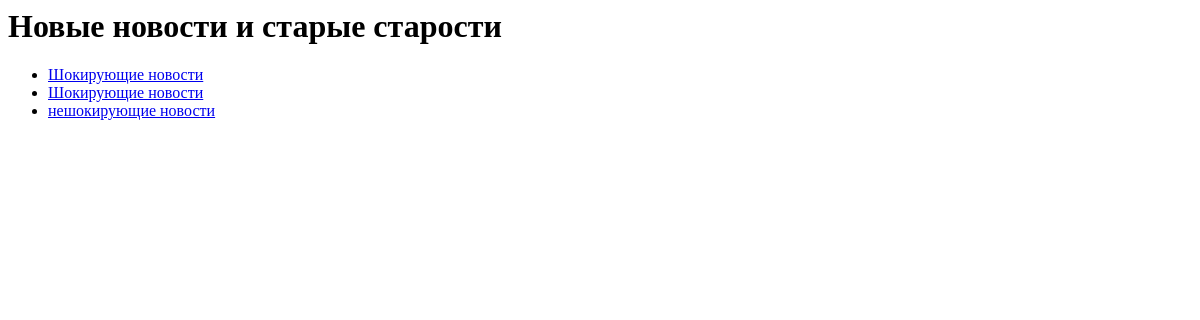
The page /news/news_list/ (signed in) on the database as committed earlier.
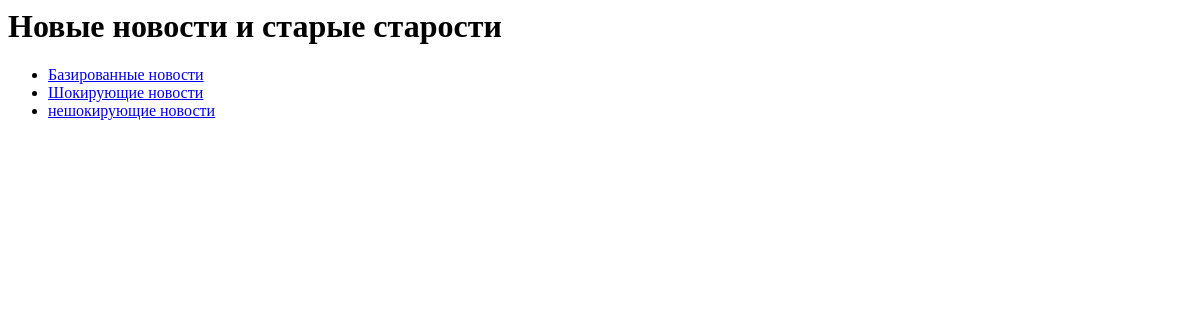
The same page on the database as committed later.
### news/models.py (models this page shows, shortened)
class NewsModel(models.Model):
    title = models.CharField(max_length=20, verbose_name='Заголовок')
    content = models.TextField(verbose_name="Содержимое новости")
    date_created = models.DateField(verbose_name="Дата создания")
    date_redacted = models.DateField(verbose_name='Дата редактирования')
    flag_active = models.BooleanField(verbose_name='Фейк?')
    STATUS_CHOISES = [
        ['a', 'Active'],
        ['i', 'Incactive']
    ]
    status = models.CharField(max_length=1, choices=STATUS_CHOISES, default='a')
    class Meta:
        db_table = 'newsmodel'
        ordering = ['date_created']

### news/views.py (the view)
# urls.py: path('news_list/', All_news.as_view(), name='all_news'),
class All_news(ListView):
    model = NewsModel
    template_name = 'news/all_news.html'
    context_object_name = 'news_list'

### news/templates/news/all_news.html
<html>
<h1>Новые новости и старые старости</h1>
{% if request.user.is_authenticated %}
    {% if news_list %}
    <ul>
        {% for new in news_list %}
        <li>
            <a href = "{{new.id}}">{{new.title}} </a>
        </li>
        {%endfor%}
    </ul>
{% else %}
<p>Объявлений нет</p>
{% endif %}
{% else %}
<p>Вы не авторизованы, пожалуйста авторизуйтесь</p>
<a href="{% url 'login' %}">страница авторизации</a>
{% endif %}
</html>

Rows that differ between the two databases and show on the page:
changed NewsModel: title "Шокирующие новости" → "Базированные новости"
